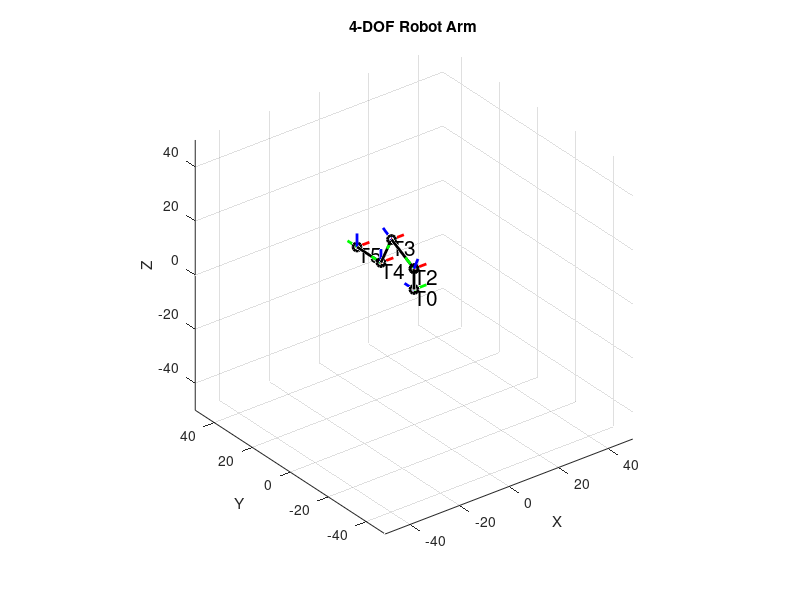

The MATLAB script that drew this image:
clc
close all
clear

% Under section Input, all values can be changed, change the rest of the
% code at your discretion. In the graph, T0 is the base case, each
% subsequent TX is one transformation matrix applied towards it. In the
% frames, it follows XYZ = RGB

%% Constants Set-Up

% Link Offset for z-axis (in cm)
d1 = 7.7;

% Link Length for x-axis (in cm)
a2 = 13;
a3 = 12.4;
a4 = 12.6;

%% Inputs

% 1DOF Inputs (in cm and degrees)
x1 = 0;
% y1 = a2+a4-5;
% z1 = d1+a3-5;
y1 = 30;
z1 = 2;

phi = 0;

% Square root indicators
s3PositiveRoot = false; % Set to false for negative output of square root
x2PositiveRoot = true; % Set to false for negative output of square root

% Graph Visualisers
frameScale = 5;
axisScale = 50;
removeT1 = true; % Set to false if you want to keep T1 label and frame

% Theta Display
thetaDisplay = true; % Set to false if you want to not display thetas

%% Intermediate Code for working out

% Changing phi to radians for calculations
phi = deg2rad(phi);

% Joint angles for 1DOF (in radians)
theta1 = atan2(y1, x1);

% 3DOF inputs
x2 = (x2PositiveRoot*2-1) * sqrt(x1^2+y1^2);
y2 = 0;
z2 = z1-d1;

% Intermediate calculations
c3 = ((x2-a4*cos(phi))^2 + (z2-a4*sin(phi))^2 - a3^2 - a2^2)/(2*a3*a2);

% Conditional to ensure that c3 stays in bound
if c3 > 1
    c3 = 1; 
end

% Rest of the calculations
s3 = (s3PositiveRoot*2-1) * sqrt(1-(c3^2));
xbar = x2 - (a4*cos(phi));
zbar = z2 - (a4*sin(phi));
k2 = a3*s3;
k1 = a2 + a3*c3;

% Joint angles for 3DOF (in radians)
theta2 = atan2(zbar, xbar) - atan2(k2, k1);
theta3 = atan2(s3, c3);
theta4 = phi-theta3-theta2;

% Transformation Matrices
T = cell(1, 5);
T{1} = [cos(theta1), -sin(theta1), 0, 0; sin(theta1), cos(theta1), 0, 0; 0, 0, 1, d1; 0, 0, 0, 1]; 
T{2} = [cos(theta2), -sin(theta2), 0, 0; 0, 0, -1, 0; sin(theta2), cos(theta2), 0, 0; 0, 0, 0, 1];
T{3} = [cos(theta3), -sin(theta3), 0, a2; sin(theta3), cos(theta3), 0, 0; 0, 0, 1, 0; 0, 0, 0, 1];
T{4} = [cos(theta4), -sin(theta4), 0, a3; sin(theta4), cos(theta4), 0, 0; 0, 0, 1, 0; 0, 0, 0, 1];
T{5} = [1, 0, 0, a4; 0, 1, 0, 0; 0, 0, 1, 0; 0, 0, 0, 1];

% Compute arm positions
positions = cell(1, 5);
positions{1} = [1, 0, 0, 0; 0, 1, 0, 0; 0, 0, 1, 0; 0, 0, 0, 1]; % Base case: T0
positions{2} = T{1};
positions{3} = T{1}*T{2};
positions{4} = T{1}*T{2}*T{3};
positions{5} = T{1}*T{2}*T{3}*T{4};
positions{6} = T{1}*T{2}*T{3}*T{4}*T{5};

%% Plotting the Robot

% Getting all of the Positions of the arms
armPos = zeros(3, 6); % Six points: Base + Four joints + End effector
for i = 1:6 % 6 positions
    armPos(:, i) = positions{i}(1:3, end);
end

% Display for debugging
disp("The final positions are:")
disp("       X        Y         Z")
disp(armPos')

% Theta display for debugging
if thetaDisplay
    thetaTotal = [theta1, theta2, theta3, theta4];
%     thetaTotal = [0 0 0 0];
    for i = 1:4
        currAngle = rad2deg(thetaTotal(i));
        message = sprintf('Theta %d = %.2f', i, currAngle);
        disp(message)
    end
end

% Plotting the graph itself
figure
title('4-DOF Robot Arm');
grid on;
axis equal;
axis([-axisScale axisScale -axisScale axisScale -axisScale axisScale]);
xlabel('X');
ylabel('Y');
zlabel('Z');
view(3);
hold on;
plot3(armPos(1, :), armPos(2, :), armPos(3, :), 'k-o', 'LineWidth', 2);

% Plotting the Frames and labels
for i = 1:6

    % Conditional to remove T1 label and frame, its in flag
    if i==2 && removeT1
        continue;
    end

    % Adding labels
    label = sprintf('T%d', (i-1));
    text(armPos(1,i), armPos(2,i), armPos(3,i), label, "VerticalAlignment","top", "HorizontalAlignment","left", "Color","k","FontSize",15)

    % X-axis Frames
    xFrame = armPos(1:3,i) + frameScale*positions{i}(1:3, 1);
    plot3([armPos(1,i), xFrame(1)], [armPos(2,i), xFrame(2)], [armPos(3,i), xFrame(3)], 'g-', 'LineWidth', 2);

    % Y-axis Frames
    yFrame = armPos(1:3,i) + frameScale*positions{i}(1:3, 2);
    plot3([armPos(1,i), yFrame(1)], [armPos(2,i), yFrame(2)], [armPos(3,i), yFrame(3)], 'b-', 'LineWidth', 2);

    % Z-axis Frames
    zFrame = armPos(1:3,i) + frameScale*positions{i}(1:3, 3);
    plot3([armPos(1,i), zFrame(1)], [armPos(2,i), zFrame(2)], [armPos(3,i), zFrame(3)], 'r-', 'LineWidth', 2);

end